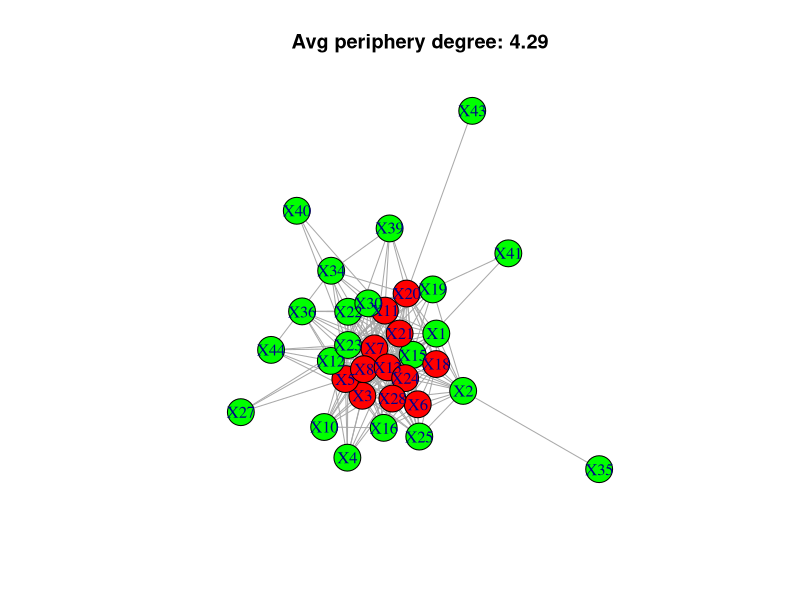
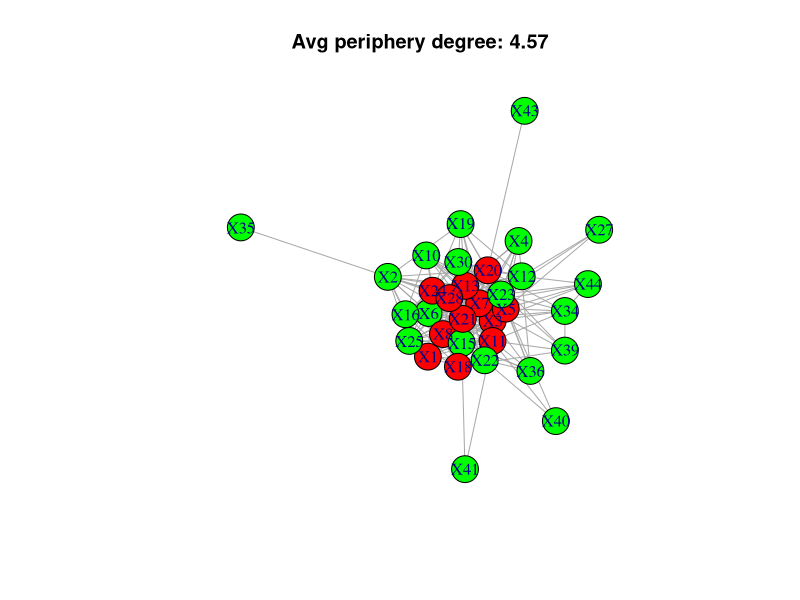
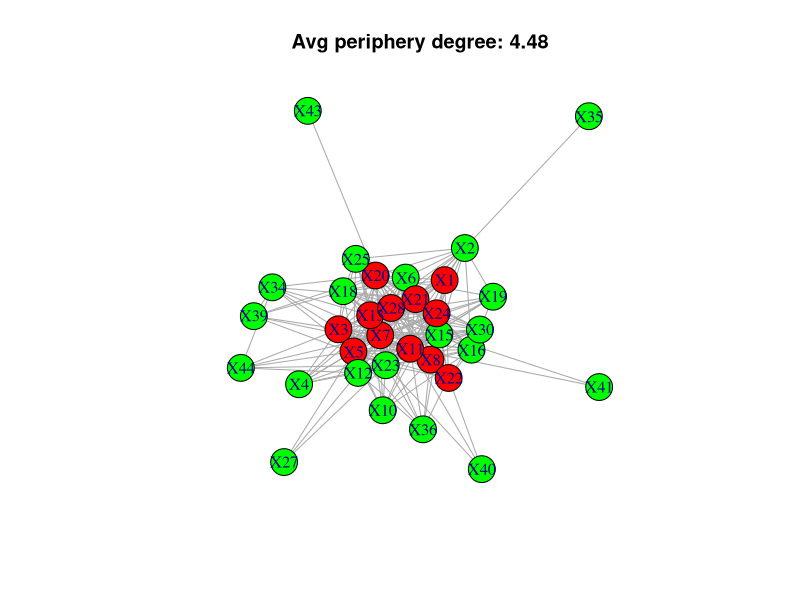
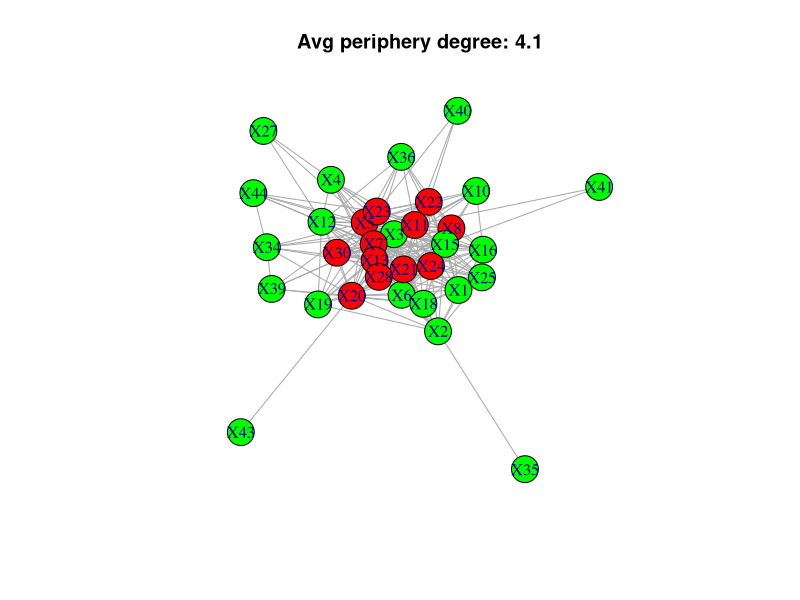
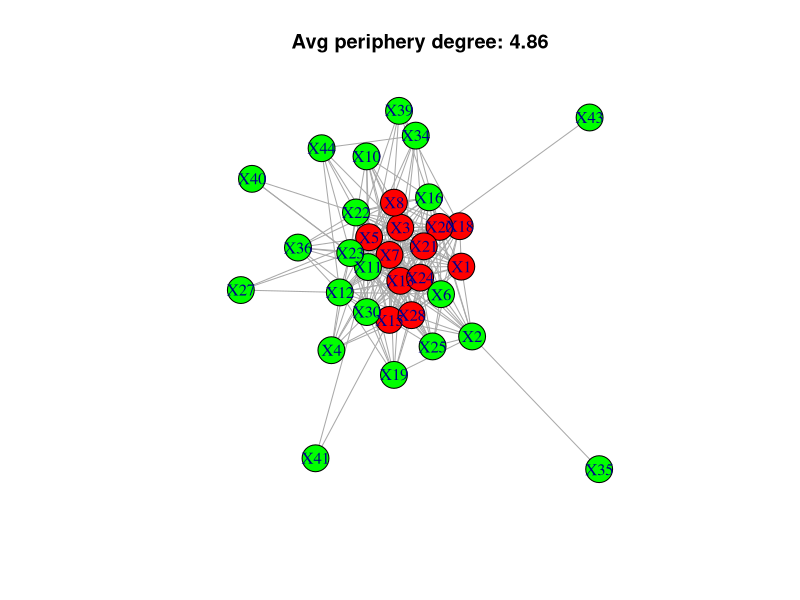
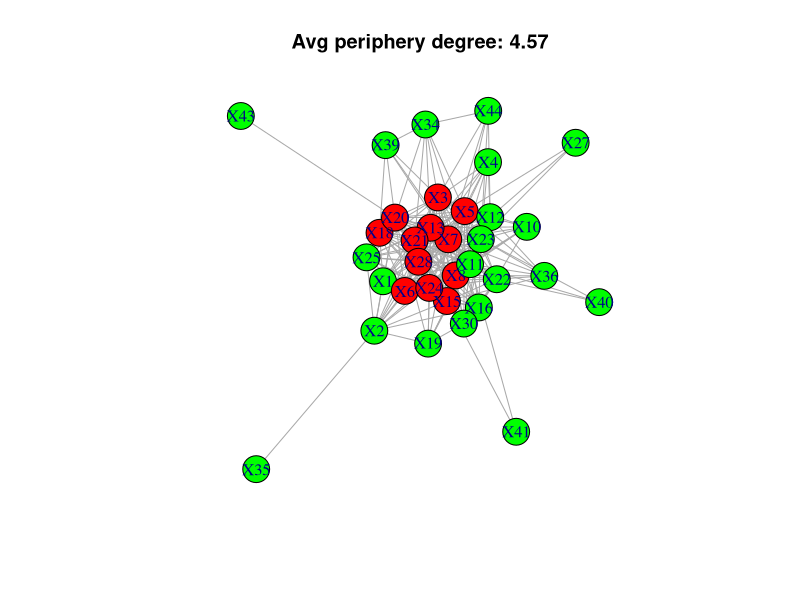
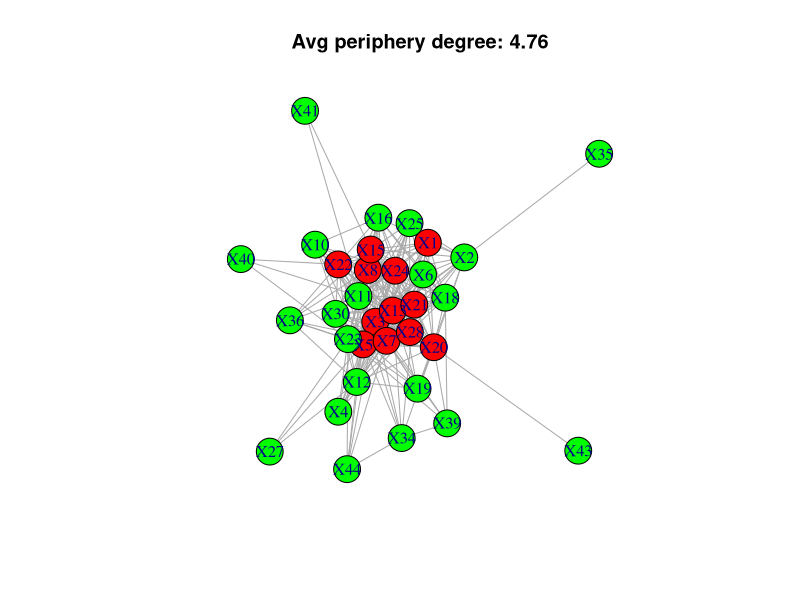

Here is the R script that generated these plots, in order:
#setwd("D:\\izé\\Egyetem\\R minibook II\\Rendszerkockázat\\core-periphery")
library(igraph)

adj_mtx <-  read.table("mtx.csv", header = T, sep = ";")
adj_mtx <- as.matrix(adj_mtx)
adj_mtx[is.na(adj_mtx)] <- 0
adj_mtx[adj_mtx != 0] <- 1

G <- graph.adjacency(adj_mtx, mode = "undirected")


CORE <- largest.cliques(G)

for (i in 1:length(CORE)){

core <- CORE[[i]]
periphery <- setdiff(1:33, core)

V(G)$color[periphery] <- rgb(0,1,0)
V(G)$color[core] <- rgb(1,0,0)

print(i)
print(core)
print(periphery)

H <- induced.subgraph(G, periphery)
d <- mean(degree(H))


windows()
plot(G, vertex.color = V(G)$color, main = paste("Avg periphery degree:", round(d,2) ) )}

